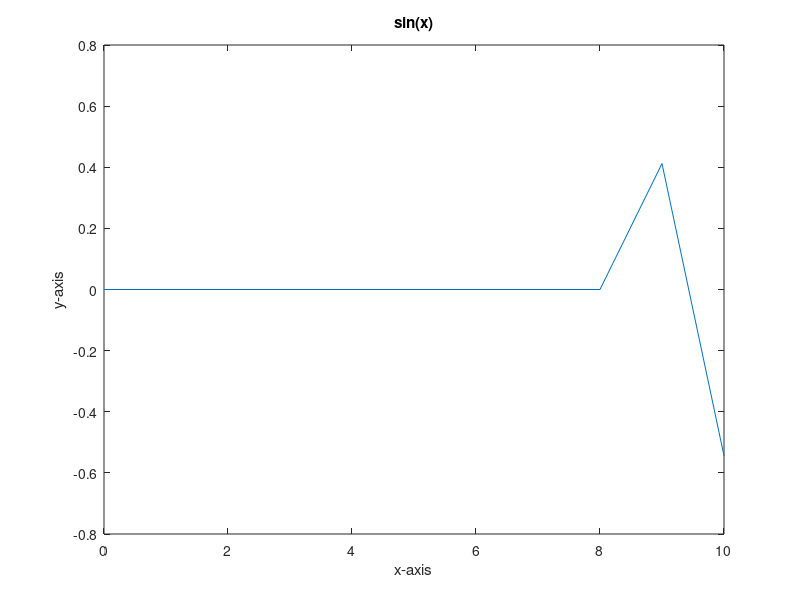

Write the MATLAB code that produced this figure.
%wave_demo.m
clear all; close all;clc;

%generate indp  vaiable array
x=[0:10];
% loop to al elements in dependent 
% varable arry from elements in 
%idp variable arry
for idx= 10:11 
    y(idx)= sin(x(idx));
end
%make a plot 
plot (x,y)
%add title
title('sin(x)')

%add lable
xlabel('x-axis')
ylabel('y-axis')

clear all; clc; 
%generate idp variable array 
% add some resolution with the double colon operator 
x=[0:0.1:10];
%loop to calc elements in dependent array from elements in 
%idp array
%define a variable called loop_size 
loop_size =length(x);
for idx=1:length(x)
    y1(idx)= sin(x(idx));
    y2(idx)=cos(x(idx));
end


